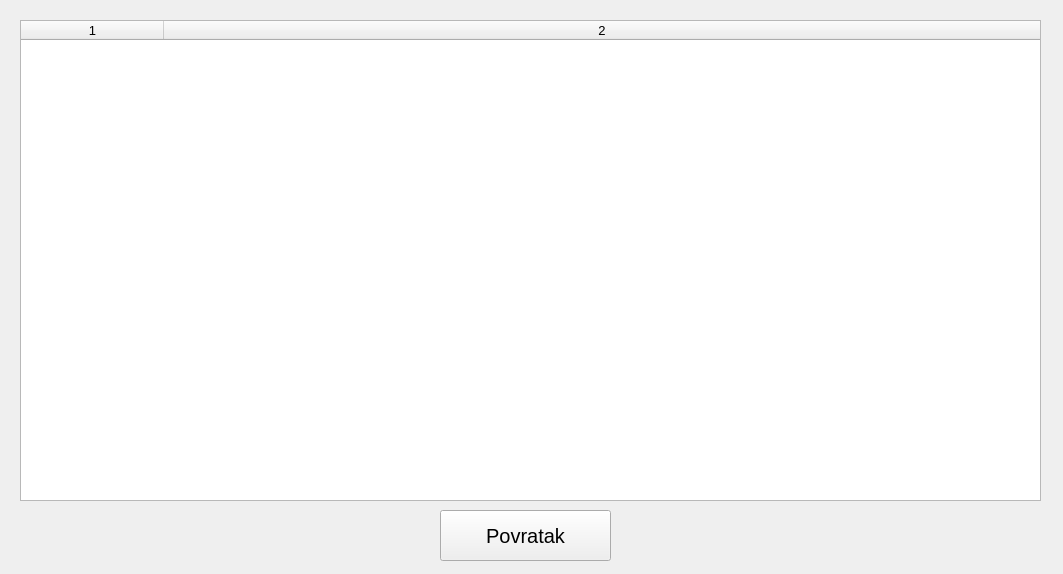
<?xml version="1.0" encoding="UTF-8"?>
<ui version="4.0">
 <class>Form</class>
 <widget class="QWidget" name="Form">
  <property name="geometry">
   <rect>
    <x>0</x>
    <y>0</y>
    <width>1063</width>
    <height>574</height>
   </rect>
  </property>
  <property name="maximumSize">
   <size>
    <width>16777215</width>
    <height>16777215</height>
   </size>
  </property>
  <property name="font">
   <font>
    <pointsize>10</pointsize>
   </font>
  </property>
  <property name="windowTitle">
   <string>Pregled svih studenata</string>
  </property>
  <widget class="QPushButton" name="povratakGumb">
   <property name="geometry">
    <rect>
     <x>440</x>
     <y>510</y>
     <width>171</width>
     <height>51</height>
    </rect>
   </property>
   <property name="font">
    <font>
     <pointsize>15</pointsize>
    </font>
   </property>
   <property name="text">
    <string>Povratak</string>
   </property>
  </widget>
  <widget class="QTableWidget" name="pojmoviTable">
   <property name="geometry">
    <rect>
     <x>20</x>
     <y>20</y>
     <width>1021</width>
     <height>481</height>
    </rect>
   </property>
   <property name="sizePolicy">
    <sizepolicy hsizetype="Expanding" vsizetype="Expanding">
     <horstretch>0</horstretch>
     <verstretch>0</verstretch>
    </sizepolicy>
   </property>
   <property name="font">
    <font>
     <pointsize>10</pointsize>
    </font>
   </property>
   <property name="columnCount">
    <number>2</number>
   </property>
   <attribute name="horizontalHeaderMinimumSectionSize">
    <number>100</number>
   </attribute>
   <attribute name="horizontalHeaderDefaultSectionSize">
    <number>143</number>
   </attribute>
   <attribute name="horizontalHeaderHighlightSections">
    <bool>true</bool>
   </attribute>
   <attribute name="horizontalHeaderStretchLastSection">
    <bool>true</bool>
   </attribute>
   <attribute name="verticalHeaderMinimumSectionSize">
    <number>30</number>
   </attribute>
   <column/>
   <column/>
  </widget>
 </widget>
 <resources/>
 <connections/>
</ui>
